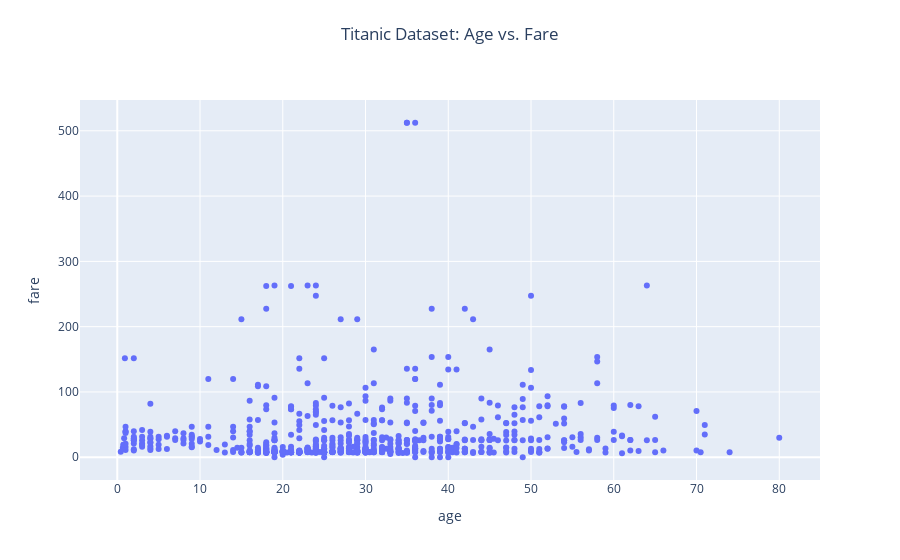

Notebook code cell kept with this figure:
### Markdown cell above
## Plotting the scatter plot

### Code cell
import plotly.express as px
# Plot a scatter plot for "age" and "fare" columns using Plotly express
fig = px.scatter(titanic, 
                 x="age",
                 y="fare", 
                 title="Titanic Dataset: Age vs. Fare")

# Update the layout to center the title above the plot
fig.update_layout(
    title={
        'text': "Titanic Dataset: Age vs. Fare",
        'y':0.95,
        'x':0.5,
        'xanchor': 'center',
        'yanchor': 'top'})

fig.show()

### Figure 1 — Plotly figure (JSON) as saved in the notebook; plotly's stock layout.template omitted (floating-point values rounded to 4 significant figures; data arrays with more than 128 entries replaced by an {"elided": "..."} marker saying what was removed)
{"data": [{"hovertemplate": "age=%{x}<br>fare=%{y}<extra></extra>", "legendgroup": "", "marker": {"color": "#636efa", "symbol": "circle"}, "mode": "markers", "name": "", "orientation": "v", "showlegend": false, "type": "scatter", "x": {"elided": "891 float values"}, "xaxis": "x", "y": {"elided": "891 float values"}, "yaxis": "y"}], "layout": {"legend": {"tracegroupgap": 0}, "title": {"text": "Titanic Dataset: Age vs. Fare", "x": 0.5, "xanchor": "center", "y": 0.95, "yanchor": "top"}, "xaxis": {"anchor": "y", "domain": [0, 1], "title": {"text": "age"}}, "yaxis": {"anchor": "x", "domain": [0, 1], "title": {"text": "fare"}}}}
